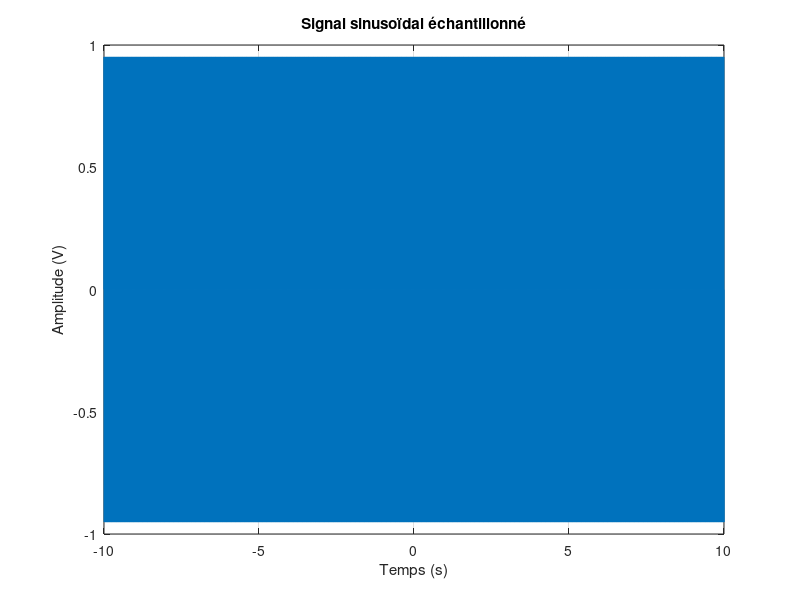

Reproduce this figure in MATLAB.
% sig_sin.m - Signal sinusoïdal échantillonné

fe = 1000;                    % Fréquence d’échantillonnage
t = -10:1/fe:10;              % Axe temporel
f0 = 100;                     % Fréquence du signal
x = sin(2 * pi * f0 * t);     % Signal sinusoïdal

figure(6);
plot(t, x);                   % Affichage en "échantillons"
grid on;
xlabel('Temps (s)');
ylabel('Amplitude (V)');
title('Signal sinusoïdal échantillonné');

%reponse :
% Lorsque le signal est tracé sur une longue durée (de -10 s à 10 s), 
% la densité des points devient très élevée à cause de l’échantillonnage élevé 
% (20 000 points au total).
% Cela rend le graphe difficile à lire visuellement : le tracé apparaît comme 
% une surface bleue uniforme, où les oscillations sinusoïdales sont trop 
% compressées pour être distinguées.
